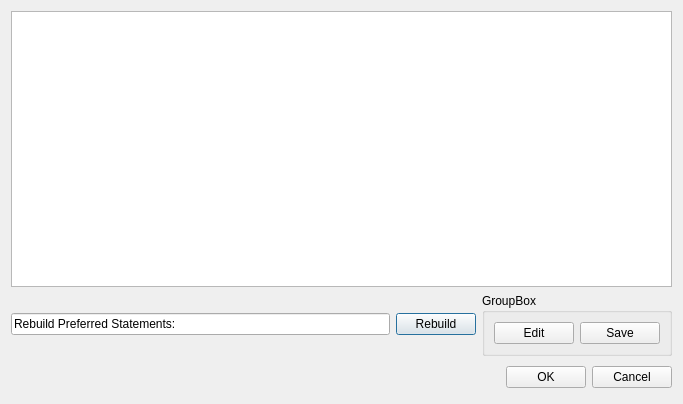
<?xml version="1.0" encoding="UTF-8"?>
<ui version="4.0">
 <class>Dialog</class>
 <widget class="QDialog" name="Dialog">
  <property name="geometry">
   <rect>
    <x>0</x>
    <y>0</y>
    <width>683</width>
    <height>404</height>
   </rect>
  </property>
  <property name="windowTitle">
   <string>Dialog</string>
  </property>
  <layout class="QVBoxLayout" name="verticalLayout_3">
   <item>
    <layout class="QVBoxLayout" name="verticalLayout_2">
     <item>
      <layout class="QVBoxLayout" name="verticalLayout">
       <item>
        <widget class="QTableView" name="tableViewProfile"/>
       </item>
       <item>
        <layout class="QHBoxLayout" name="horizontalLayout_4">
         <item>
          <layout class="QHBoxLayout" name="horizontalLayout_3">
           <item>
            <widget class="QLineEdit" name="lineEdit">
             <property name="text">
              <string>Rebuild Preferred Statements: </string>
             </property>
            </widget>
           </item>
           <item>
            <widget class="QPushButton" name="pushButton_rebuildSql">
             <property name="text">
              <string>Rebuild</string>
             </property>
            </widget>
           </item>
          </layout>
         </item>
         <item>
          <widget class="QGroupBox" name="groupBox">
           <property name="title">
            <string>GroupBox</string>
           </property>
           <layout class="QHBoxLayout" name="horizontalLayout_2">
            <item>
             <layout class="QHBoxLayout" name="horizontalLayout">
              <item>
               <widget class="QPushButton" name="pushButton_editProfile">
                <property name="text">
                 <string>Edit</string>
                </property>
               </widget>
              </item>
              <item>
               <widget class="QPushButton" name="pushButton_saveProfile">
                <property name="text">
                 <string>Save</string>
                </property>
               </widget>
              </item>
             </layout>
            </item>
           </layout>
          </widget>
         </item>
        </layout>
       </item>
      </layout>
     </item>
     <item>
      <layout class="QHBoxLayout">
       <property name="spacing">
        <number>6</number>
       </property>
       <property name="leftMargin">
        <number>0</number>
       </property>
       <property name="topMargin">
        <number>0</number>
       </property>
       <property name="rightMargin">
        <number>0</number>
       </property>
       <property name="bottomMargin">
        <number>0</number>
       </property>
       <item>
        <spacer>
         <property name="orientation">
          <enum>Qt::Horizontal</enum>
         </property>
         <property name="sizeHint" stdset="0">
          <size>
           <width>131</width>
           <height>31</height>
          </size>
         </property>
        </spacer>
       </item>
       <item>
        <widget class="QPushButton" name="okButton">
         <property name="text">
          <string>OK</string>
         </property>
        </widget>
       </item>
       <item>
        <widget class="QPushButton" name="cancelButton">
         <property name="text">
          <string>Cancel</string>
         </property>
        </widget>
       </item>
      </layout>
     </item>
    </layout>
   </item>
  </layout>
 </widget>
 <resources/>
 <connections>
  <connection>
   <sender>okButton</sender>
   <signal>clicked()</signal>
   <receiver>Dialog</receiver>
   <slot>accept()</slot>
   <hints>
    <hint type="sourcelabel">
     <x>278</x>
     <y>253</y>
    </hint>
    <hint type="destinationlabel">
     <x>96</x>
     <y>254</y>
    </hint>
   </hints>
  </connection>
  <connection>
   <sender>cancelButton</sender>
   <signal>clicked()</signal>
   <receiver>Dialog</receiver>
   <slot>reject()</slot>
   <hints>
    <hint type="sourcelabel">
     <x>369</x>
     <y>253</y>
    </hint>
    <hint type="destinationlabel">
     <x>179</x>
     <y>282</y>
    </hint>
   </hints>
  </connection>
 </connections>
</ui>
